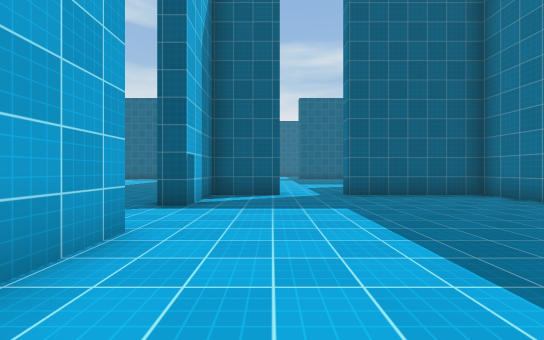
View 1 (above)

21 first-person views from a walk through a scene from a Unity 3-D project. The camera is 1.3 m above the floor, looks level and sees 90° across. The floor is counted in squares, 2 m on a side. Each view is taken from the middle of a square. On the plan, view 1 faces up. The plan holds only what a view shows up to about 9 squares ahead; the rest is blank. The place goes on beyond the plan. The player is left out. Surface patterns are stand-ins for the level's own textures.

View 2
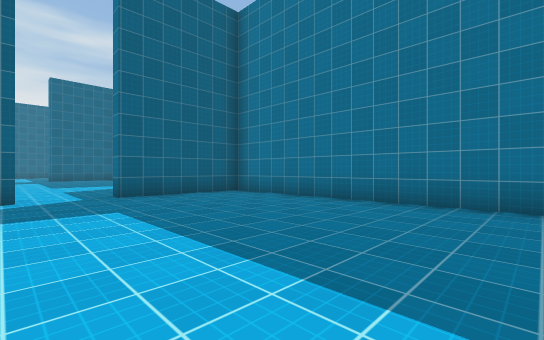

View 3
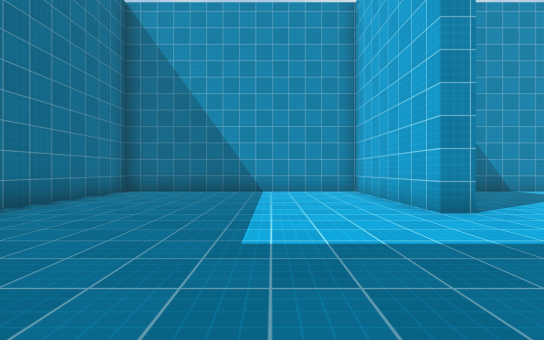

View 4
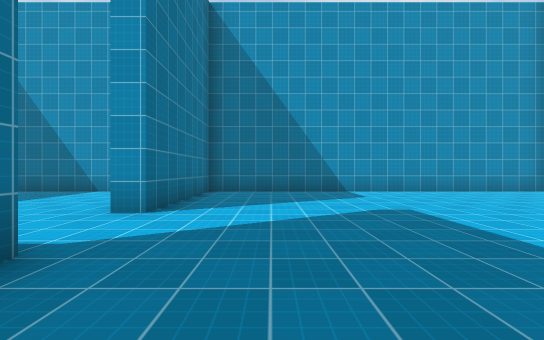

View 5
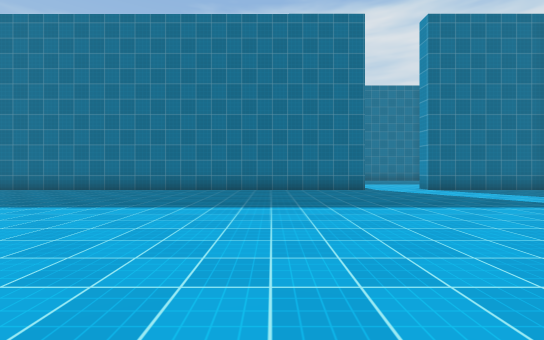

View 6
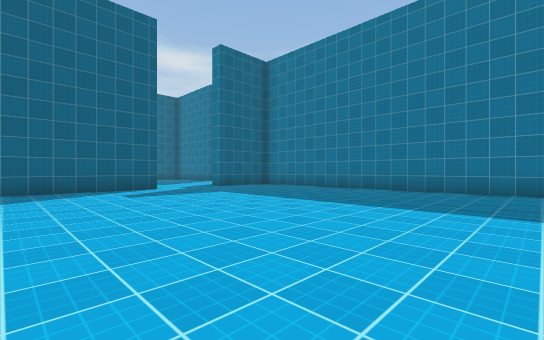

View 7
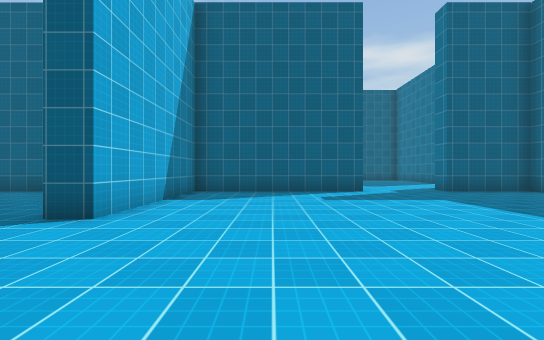

View 8
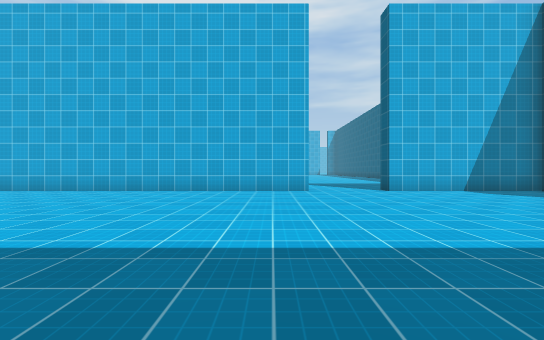

View 9
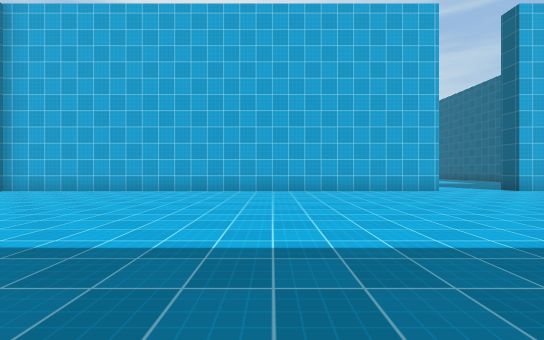

View 10
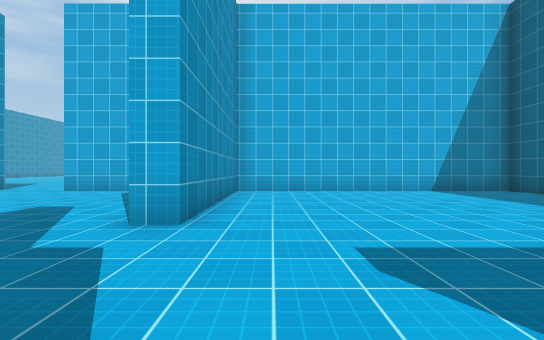

View 11
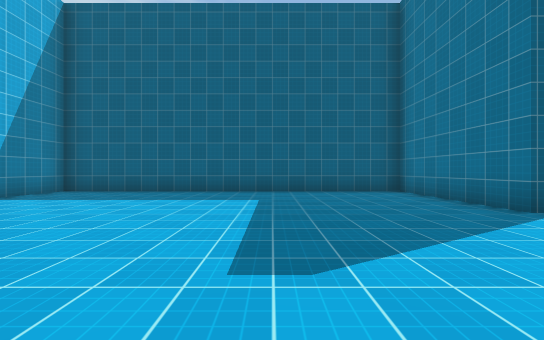

View 12
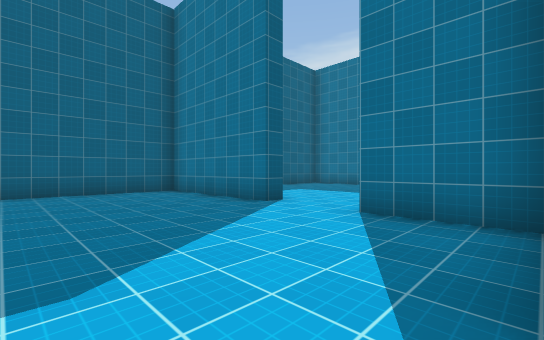

View 13
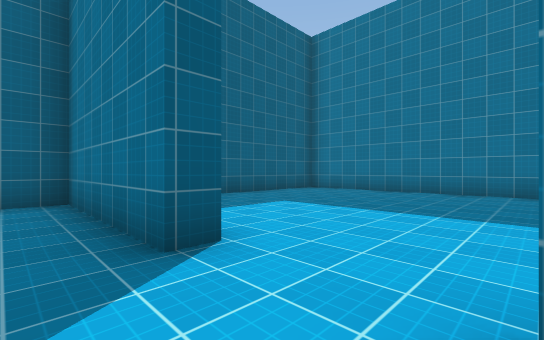

View 14
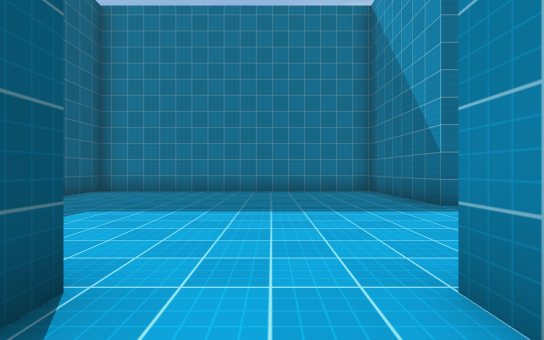

View 15
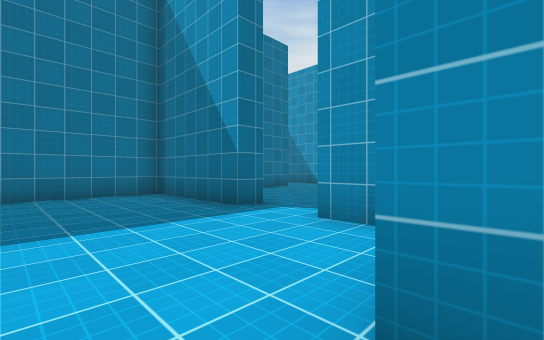

View 16
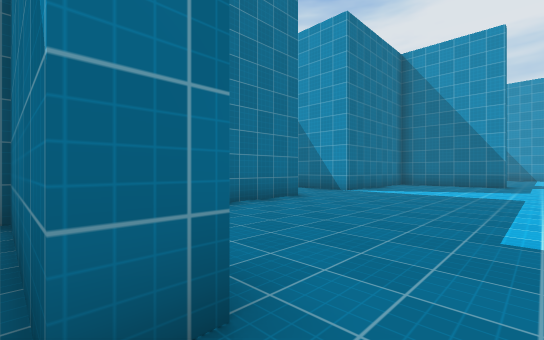

View 17
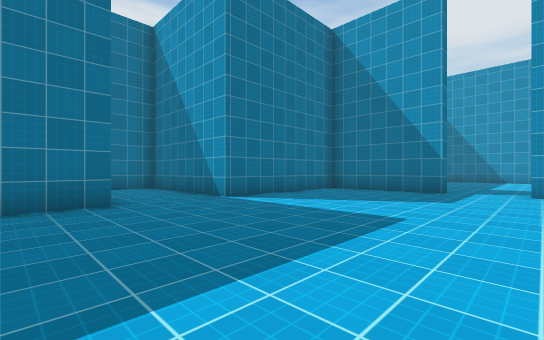

View 18
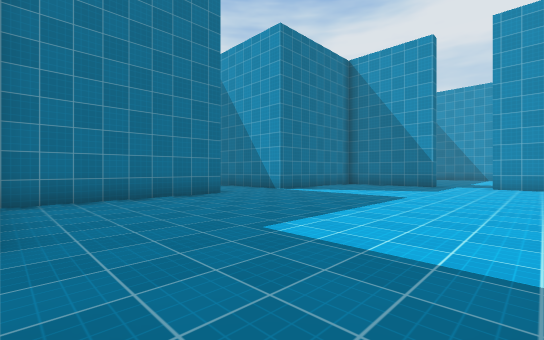

View 19
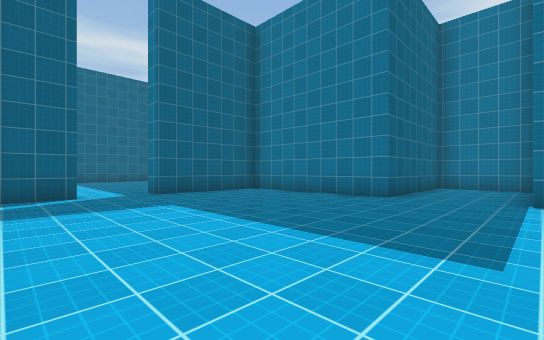

View 20
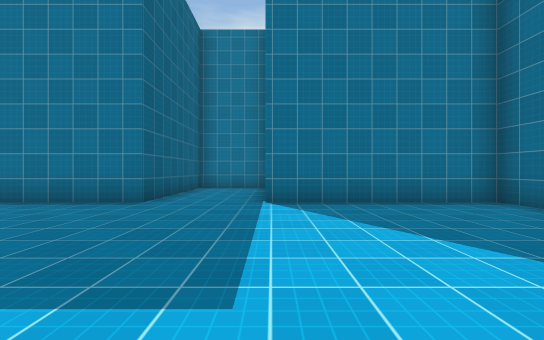

View 21
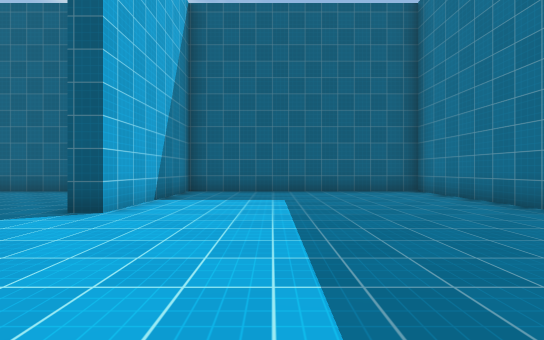

### Floor plan
Ten units are one square. View 1 is at (0, 0); x grows to the right and y downward. Boxes are objects, and circles mark ways between rooms. Rooms are numbered by the first view taken in them; rooms with no view inside come last. Other rooms are left out.
<svg viewBox="-136 -288 240 306">
<path fill="none" stroke="#000" d="M-16 -29 -16 13 55 13 55 -70 20 -70 20 -75M2 -70 -16 -70 -16 -50M-124 -121 -124 13 -21 13 -21 -29 -16 -29M-16 -50 -21 -50 -21 -170M-72 -199 -72 -193 -124 -193 -124 -146 -131 -146M-21 -189 -21 -193 -46 -193 -46 -200M-16 -241 -21 -241 -21 -283 -124 -283 -124 -199 -72 -199M-21 -200 -21 -220 -15 -220M2 -193 -10 -193M45 -193 20 -193 20 -199M20 -75 55 -75 55 -121 89 -121M91 -146 55 -146 55 -190M-10 -75 2 -75M99 -121 99 -139M20 -199 55 -199 55 -283 -16 -283 -16 -241M-6 -199 2 -199"/>
<circle cx="-20" cy="-35" r="3" fill="#2a7"/>
<circle cx="10" cy="-70" r="3" fill="#2a7"/>
<circle cx="-60" cy="-210" r="3" fill="#2a7"/>
<circle cx="-20" cy="-235" r="3" fill="#2a7"/>
<circle cx="10" cy="-200" r="3" fill="#2a7"/>
<text x="20" y="-30">1</text>
<text x="-70" y="-90">2</text>
<text x="-70" y="-240">3</text>
<text x="20" y="-140">4</text>
<text x="20" y="-250">5</text>
</svg>
Room 1 opens to room 2. Room 1 opens to room 4. Room 2 opens to room 3. Room 3 opens to room 5. Room 4 opens to room 5.

Where each view was taken, in squares from view 1:
view 1: 0 up, 0 right, facing up
view 2: 0 up, 0 right, facing up-right
view 3: 7 up, 1 right, facing down
view 4: 7 up, 4 left, facing down
view 5: 8 up, 11 left, facing right
view 6: 10 up, 11 left, facing up-right
view 7: 11 up, 10 left, facing up
view 8: 11 up, 4 left, facing left
view 9: 7 up, 4 left, facing left
view 10: 21 up, 4 left, facing left
view 11: 20 up, 6 left, facing up
view 12: 20 up, 6 left, facing up-right
view 13: 22 up, 3 left, facing up-right
view 14: 23 up, 3 left, facing right
view 15: 23 up, 2 left, facing down-right
view 16: 20 up, 1 right, facing down-right
view 17: 16 up, 0 right, facing down-right
view 18: 19 up, 1 left, facing down-right
view 19: 12 up, 1 left, facing up-right
view 20: 12 up, 0 right, facing right
view 21: 20 up, 1 right, facing up
